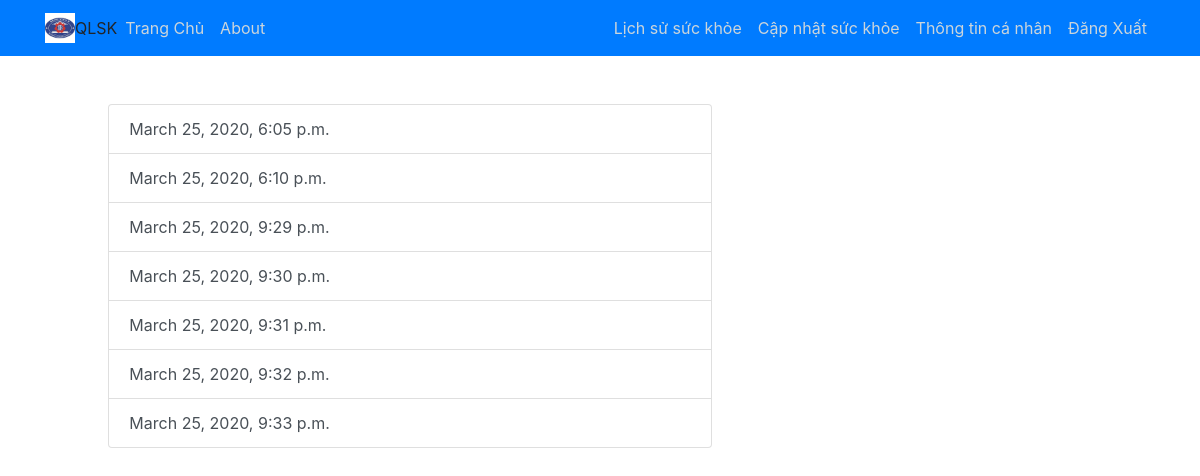
Page /current/ (signed in) on the committed database.
### users/models.py (models this page shows, shortened)
class Todo(models.Model):
    created = models.DateTimeField(auto_now_add=True)
    sot = models.BooleanField(default=False)
    nhiet_do = models.IntegerField(default=37 ,null=True)
    ho = models.BooleanField(default=False)
    dau_hong = models.BooleanField(default=False)
    met_moi = models.BooleanField(default=False)
    dau_dau = models.BooleanField(default=False)
    ret_run = models.BooleanField(default=False)
    dau_co = models.BooleanField(default=False)
    non = models.BooleanField(default=False)
    buon_non = models.BooleanField(default=False)
    kho_tho = models.BooleanField(default=False)
    tiepxuc_f0 = models.BooleanField(default=False)
    tiepxuc_f1 = models.BooleanField(default=False)
    vung_dich = models.BooleanField(default=False)
    tt_banthan = models.CharField(max_length=100, blank=True)
    user = models.ForeignKey(User, on_delete=models.CASCADE)

### users/views.py (the view)
# urls.py: path('current/', user_views.currenttodos, name='currenttodos'),
@login_required
def currenttodos(request):
    todos = Todo.objects.filter(user=request.user)
    return render(request, 'users/currenttodos.html', {'todos':todos})

### users/templates/users/currenttodos.html
{% extends "blog/base.html" %}
{% block content %}
    <div class="row justify-content-center mt-5">
        <div class="col-md-10">
        {% if todos %}
            <div class="list-group">
                {% for todo in todos %}
                <a href="{% url 'viewtodo' todo.id %}" class="list-group-item list-group-item-action ">{{ todo.created }}</a>
                {% endfor %}
            </div>
        {% else %}
            <div class="text-center">
                <h2>Bạn chưa cập nhật sức khỏe lần nào.</h2>
            <br>
            <a role="button" class="btn btn-primary" href="{% url 'sk' %}">CẬP NHẬT</a>
            </div>
        {% endif %}
        </div>
    </div>
{% endblock content %}

### rows in the picture
Todo: created "March 25, 2020, 6:05 p.m."
Todo: created "March 25, 2020, 6:10 p.m."
Todo: created "March 25, 2020, 9:29 p.m."
Todo: created "March 25, 2020, 9:30 p.m."
Todo: created "March 25, 2020, 9:31 p.m."
Todo: created "March 25, 2020, 9:32 p.m."
Todo: created "March 25, 2020, 9:33 p.m."
